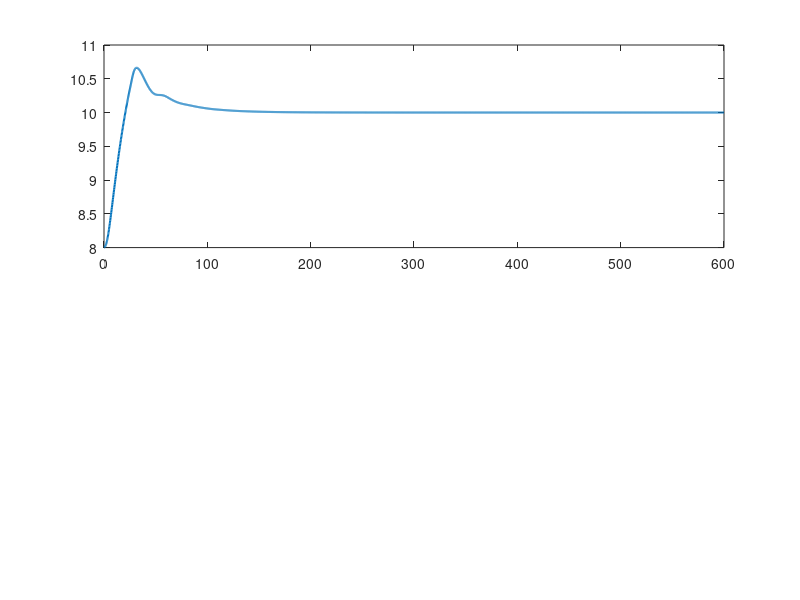

Here is the MATLAB script that generated this plot: (Note: this script raises an error after producing the figure.)
clear, clc, close all;

% Load autopilot data
load SpeedPIDdata.mat

% Assign data
time = data(:,11);
surge = data(:,1);
sway = data(:,2);
yaw_rate = data(:,3);
x_pos = data(:,4);
y_pos = data(:,5);
yaw = data(:,6);
roll_rate = data(:,7);
roll = data(:,8);
rudder = data(:,9);
shaft = data(:,10);

desired_speed = 10;

% Display data
figure;
subplot(2,1,1);
plot(time, surge, 'LineWidth', 1.5);
yline(desired_speed, 'r--', 'Desired Speed');
grid on;
ylabel("Speed [m/s]");
title("Speed Control with PID");

subplot(2,1,2);
plot(time, shaft, 'LineWidth', 1.5);
grid on;
ylabel("Shaft [m/s]");
xlabel("Time [s]");

figure
subplot(3,1,1)
plot(time, yaw*180/pi, "LineWidth", 1.5);
yline(20, 'r--', 'Desired Course');
grid on;
ylabel("Heading [deg]");

subplot(3,1,2)
plot(time, rudder*180/pi, "LineWidth", 1.5);
grid on;
ylabel("Rudder [deg]");

subplot(3,1,3)
plot(time,yaw_rate*180/pi, "LineWidth", 1.5);
grid on;
ylabel("Yaw rate [deg/s]");

figure
plot(y_pos, x_pos);
title("Trajectory")
axis("equal");
grid on;
ylabel("X-position [m]");
xlabel("Y-position [m]");